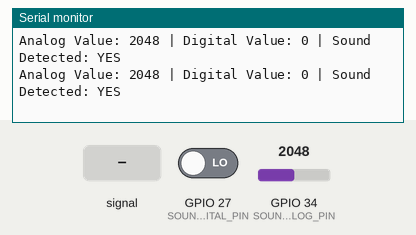
A sketch run on a simulated ESP32. Shown: the last lines printed to the serial monitor. The test bench sets the inputs (shaded band); at power-on: GPIO 34 (SOUND_ANALOG_PIN) = 2048, GPIO 27 (SOUND_DIGITAL_PIN) LOW.

Above: at 2.2 s.
2.3 s: GPIO 34 (SOUND_ANALOG_PIN) fed a 200 Hz sine of ±327 counts around its level
At 5.2 s:
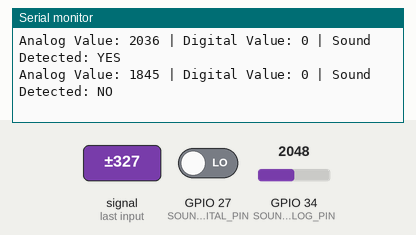
5.3 s: GPIO 34 (SOUND_ANALOG_PIN) set to 1954
At 5.9 s:
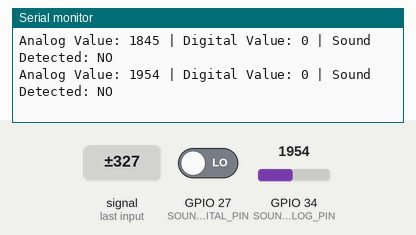
6.8 s: GPIO 27 (SOUND_DIGITAL_PIN) driven HIGH
At 7.4 s:
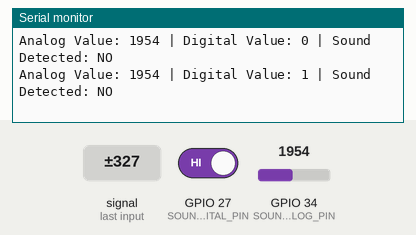
8.3 s: GPIO 34 (SOUND_ANALOG_PIN) fed a 1000 Hz sine of ±1023 counts around its level
At 8.9 s:
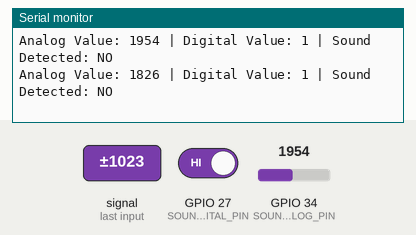
9.8 s: GPIO 34 (SOUND_ANALOG_PIN) set to 2040
At 10.4 s:
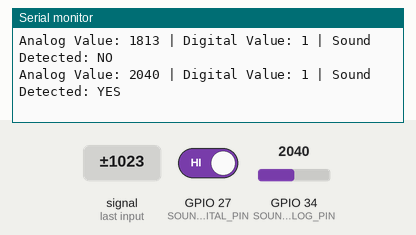
11.3 s: GPIO 27 (SOUND_DIGITAL_PIN) driven LOW
At 11.9 s:
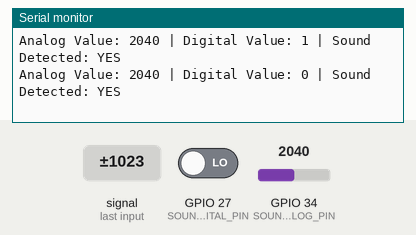
Timing chart, 0 to 13.8 s (numbered marks = the images above; inputs shaded):
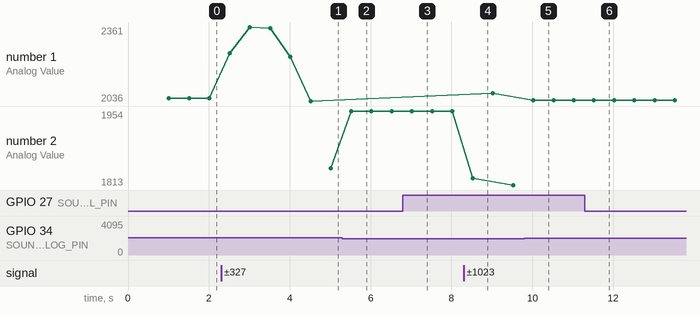

The sketch:

sound_sensor_esp32.ino
```cpp
/*
 * Sound Sensor KY-038 with ESP32
 *
 * Connections:
 * VCC (Sensor) -> 3.3V (ESP32)
 * GND (Sensor) -> GND (ESP32)
 * DO (Digital Out) -> GPIO 27 (ESP32)
 * AO (Analog Out) -> GPIO 34 (ESP32) - ADC1_CH6
 */

// Pin Definitions
#define SOUND_DIGITAL_PIN 27    // Digital Output
#define SOUND_ANALOG_PIN 34     // Analog Output (ADC)

// Global Variables
int digitalValue = 0;           // Digital output value
int analogValue = 0;            // Analog output value
int soundThreshold = 2000;      // Sound threshold (0-4095)
bool soundDetected = false;     // Sound detection flag

void setup() {
  // Start Serial Communication
  Serial.begin(115200);
  delay(1000);

  Serial.println("\n\n");
  Serial.println("=====================================");
  Serial.println("Sound Sensor KY-038 with ESP32");
  Serial.println("=====================================");

  // Configure Pins
  pinMode(SOUND_DIGITAL_PIN, INPUT);      // Digital output as input
  // No need for pinMode for analog input

  Serial.println("\nSystem Ready!");
  Serial.println("=====================================\n");
}

void loop() {
  // Read sensor values
  readSoundSensor();

  // Print sensor data
  printSensorData();

  // Small delay
  delay(500);
}

// Function to read sound sensor
void readSoundSensor() {
  // Read digital output
  digitalValue = digitalRead(SOUND_DIGITAL_PIN);

  // Read analog output
  analogValue = analogRead(SOUND_ANALOG_PIN);

  // Check if threshold is exceeded
  soundDetected = (analogValue > soundThreshold);
}

// Function to print sensor data
void printSensorData() {
  Serial.print("Analog Value: ");
  Serial.print(analogValue);
  Serial.print(" | Digital Value: ");
  Serial.print(digitalValue);
  Serial.print(" | Sound Detected: ");

  if (soundDetected) {
    Serial.println("YES");
  } else {
    Serial.println("NO");
  }
}

// Optional Function: Set sound threshold
void setSoundThreshold(int threshold) {
  if (threshold >= 0 && threshold <= 4095) {
    soundThreshold = threshold;
    Serial.print("Sound threshold set to: ");
    Serial.println(soundThreshold);
  } else {
    Serial.println("Error: Value must be between 0 and 4095");
  }
}

// Optional Function: Get average analog readings
int getAverageAnalogValue(int samples) {
  long sum = 0;
  for (int i = 0; i < samples; i++) {
    sum += analogRead(SOUND_ANALOG_PIN);
    delay(10);
  }
  return sum / samples;
}
```

Measured:
- after the input at 2.3 s, the serial monitor: prints a new line after 0.22 s (image 1)
- after the input at 5.3 s, the serial monitor: prints a new line after 0.22 s (image 2)
- after the input at 6.8 s, the serial monitor: prints a new line after 0.22 s (image 3)
- after the input at 8.3 s, the serial monitor: prints a new line after 0.22 s (image 4)
- after the input at 9.8 s, the serial monitor: prints a new line after 0.22 s (image 5)
- after the input at 11.3 s, the serial monitor: prints a new line after 0.22 s (image 6)
- plotted number 1: 2048 → 2036 after the input at 2.3 s, 2036 → 2069 after the input at 8.3 s, 2069 → 2040 after the input at 9.8 s
- plotted number 2: 1845 → 1954 after the input at 5.3 s, 1954 → 1813 after the input at 8.3 s
